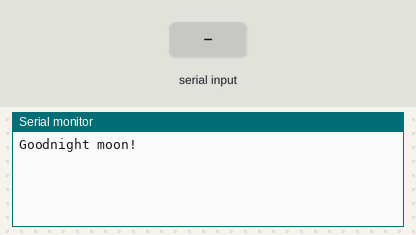
This sketch was run on a simulated Arduino Leonardo, built with avr-gcc and run on an emulated ATmega32U4. Parts: the last lines printed to the serial monitor. The test bench sets the inputs (shaded band).

Above: at 1.2 s.
1.3 s: "1" received over the second serial link
At 1.9 s:
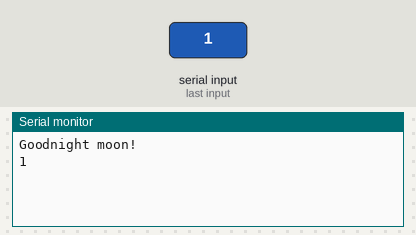
2.8 s: "0" received over the second serial link
At 4.2 s:
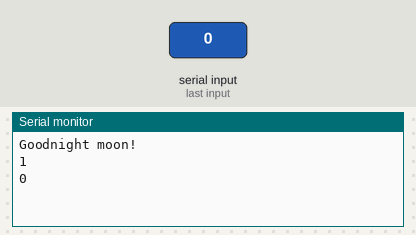

Measured:
- after the input at 1.3 s, the serial monitor: prints a new line at once (image 1)
- after the input at 2.8 s, the serial monitor: prints a new line at once (image 2)

The sketch:

usb.ino
```cpp
//
// FaBo Brick Sample
//
// brick_serial_usb
//
#include <SoftwareSerial.h>

int serialusbRx = 10;  // RX-I pin  Arduino D10
int serialusbTx = 11;  // TX-O pin  Arduino D11

SoftwareSerial mySerial(serialusbRx, serialusbTx); // RX, TX

void setup()
{
  // Open serial communications and wait for port to open:
  Serial.begin(9600);
  while (!Serial) {
    ; // wait for serial port to connect. Needed for Leonardo only
  }

  Serial.println("Goodnight moon!");

  // set the data rate for the SoftwareSerial port
  mySerial.begin(9600);
}

void loop() // run over and over
{
  if (mySerial.available()){
    char c = mySerial.read();
    Serial.println(c);
  }
  if (Serial.available())
    mySerial.write(Serial.read());
}
```
